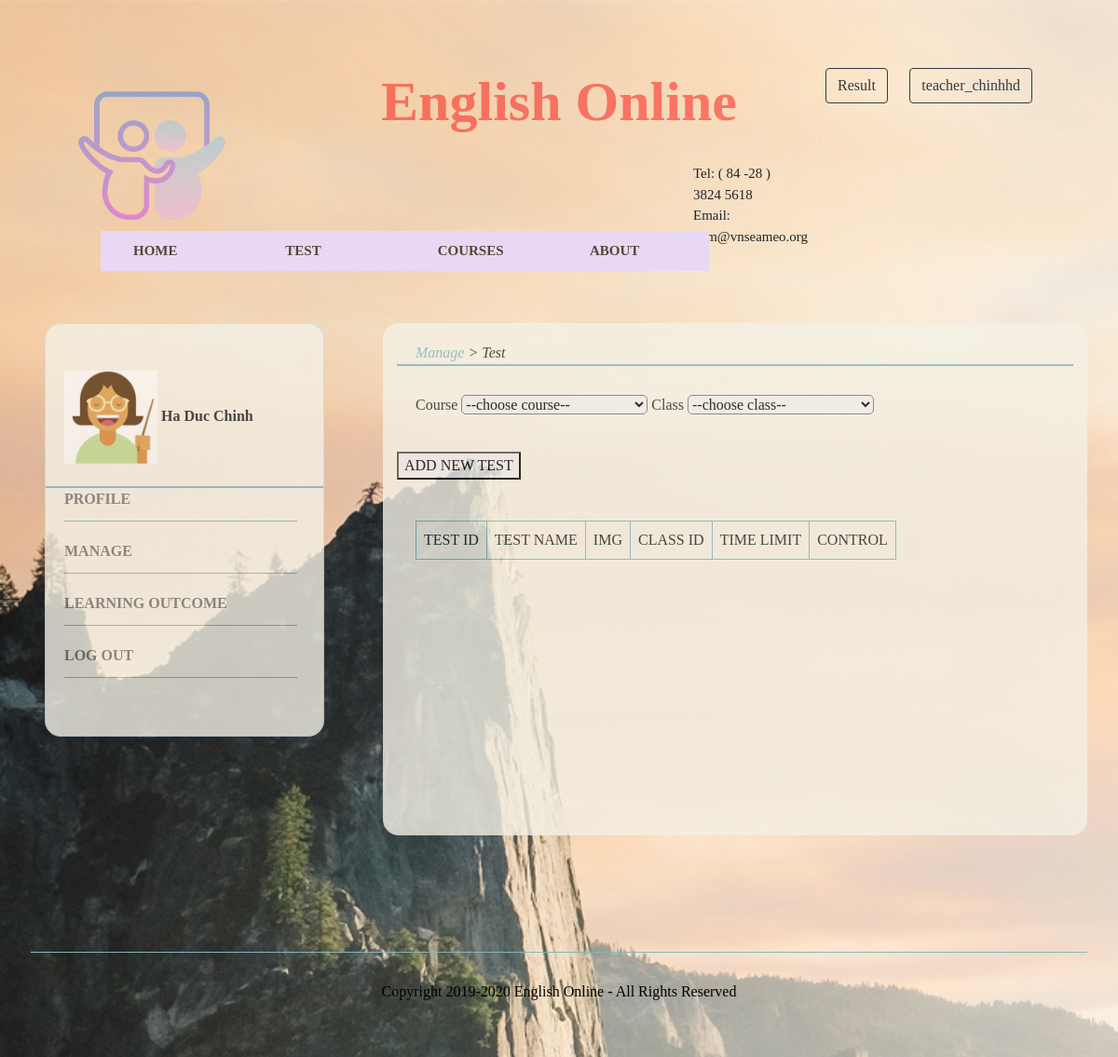
The app's page /index.php?click=mn-test (signed in) with its own data.
### tables this page shows
CREATE TABLE `account` (
  `username` char(20) NOT NULL,
  `PASS` varchar(20) DEFAULT NULL,
  `role_id` char(20) DEFAULT NULL,
  `create_date` datetime DEFAULT NULL,
  `AVATAR` varchar(100) DEFAULT NULL
);

CREATE TABLE `teacher` (
  `USERNAME` char(20) NOT NULL,
  `FULLNAME` varchar(100) DEFAULT NULL,
  `DOB` date DEFAULT NULL,
  `SEX` char(10) DEFAULT NULL,
  `EMAIL` varchar(100) DEFAULT NULL,
  `ADDRESS` varchar(150) DEFAULT NULL,
  `PHONE` char(12) DEFAULT NULL,
  `CERTIFICATE` varchar(300) DEFAULT NULL
);

### site/user-left/user-menu.php (the view, shortened to what this page needs)
<?php
$username = $_SESSION['login'];
$sql = "SELECT * FROM `account` WHERE username = '$username'";
$result = $conn->query($sql);
$row = $result->fetch_assoc();
if ($row['role_id'] == 'student') {
	$sql2 = "SELECT * FROM `student` WHERE username = '$username'";
}
else {
	$sql2 = "SELECT * FROM `teacher` WHERE username = '$username'";
}
$result2 = $conn->query($sql2);
$row2 = $result2->fetch_assoc();
?>
<link rel="stylesheet" type="text/css" href="css/user-menu.css">
<link rel="stylesheet" type="text/css" href="bootstrap/css/bootstrap.min.css">
<div class="container">
	<div class="user_sidebar">
		<div class="s_tittle">
			<img src="admin/modules/uploads/<?php echo $row['AVATAR'] ?>" alt="avata" height="100px" width="100px">
			<strong><?php echo $row2['FULLNAME'] ?></strong>
			<br><br>
		</div>
		<ul class="menu_user">
			<li class="info"><a href="./index.php?click=info"><b>Profile</b></a>
			</li>
			<?php
			if ($row['role_id'] == 'teacher' || $row['role_id'] =='admin') {
				?>
				<li class="list"><a href="./index.php?click=manage&id=<?php echo $row['username'] ?>"><b>Manage</b></a>
				</li>
			<?php
			}
			?>
			<li class="KQ"><a href="./index.php?click=lo&id=<?php echo $row['username'] ?>"><b>Learning Outcome</b></a>
			</li>
			<li class="logout"><a href="./index.php?click=info&ac=logout"><b>Log Out</b></a></li>
		</ul>
	</div>
</div>

### css/header.css (style rules this page uses)
* { font-family: Comic Sans MS; }
body { background: url('../img/billboard2.jpg') no-repeat; padding: 33px; }

### css/user-menu.css (style rules this page uses)
.user_sidebar { position: absolute; background-color: #f4f1e5 ; opacity: 0.8; padding: 50px 0; border: 1px solid #cbddef; border-radius: 17px; width: 300px; z-index: 10; float: left; margin: 40px 0; }
.menu_user { list-style: none; padding: 0 20px; border-radius: 2px; -moz-border-radius: 2px; -webkit-border-radius: 2px; width: 250px; height: 200px; }
.menu_user li { position: relative; }
.menu_user>li>a { margin-bottom: 20px; }
.menu_user li a { display: block; text-decoration: none; padding-bottom: 25px; color: #777; text-align: left; height: 36px; position: relative; width: 250px; border-bottom: 1px solid #7eb9be; }
.menu_user li a b { display: block; text-transform: uppercase; }

### css/user-manage-cls-std.css (style rules this page uses)
.s_tittle { border-bottom: 2px solid #7eb9be; padding: 0 20px; }
a { color: #7eb9be; }

### records on screen
account: AVATAR (picture)
teacher: FULLNAME "Ha Duc Chinh"

### other values on screen
$_SESSION['login'] "teacher_chinhhd"
